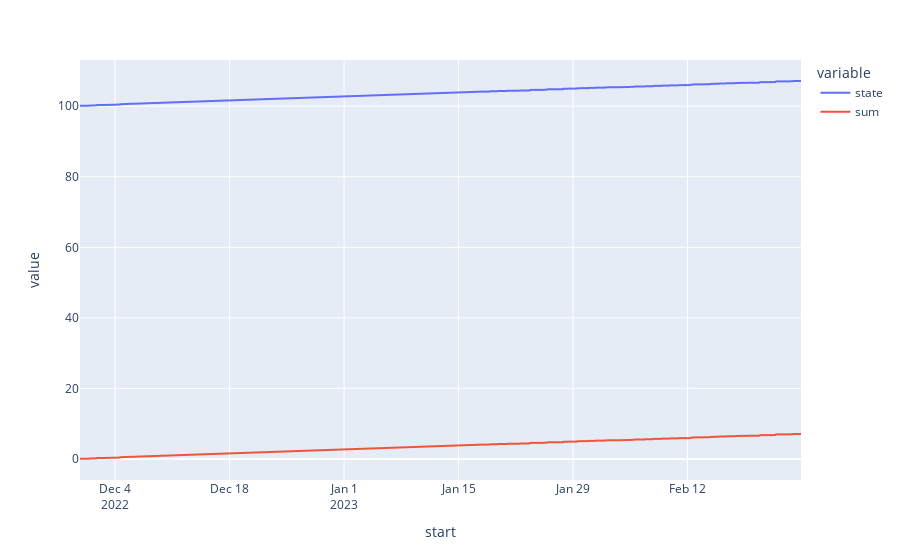
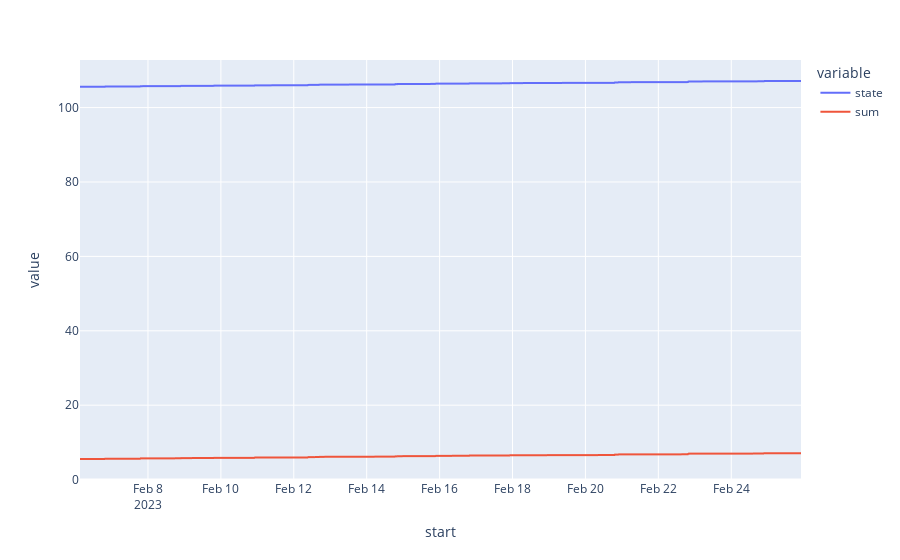

These figures' notebook cell, in order:
### Markdown cell above
# Check if fixed

### Code cell
sensor_id=81
# sensor_id=82

df=pandas.read_sql_query(f"select * FROM statistics where metadata_id={sensor_id};", con)
display(df.tail())
df=df.set_index('start')
fig=df[['state','sum']].plot()
fig.show()

df=pandas.read_sql_query(f"select * FROM statistics_short_term where metadata_id={sensor_id};", con)
display(df.tail())
df=df.set_index('start')
fig=df[['state','sum']].plot()
fig.show()

### Figure 1 — Plotly figure (JSON) as saved in the notebook; plotly's stock layout.template omitted (floating-point values rounded to 4 significant figures; data arrays with more than 128 entries replaced by an {"elided": "..."} marker saying what was removed)
{"data": [{"hovertemplate": "variable=state<br>start=%{x}<br>value=%{y}<extra></extra>", "legendgroup": "state", "line": {"color": "#636efa", "dash": "solid"}, "marker": {"symbol": "circle"}, "mode": "lines", "name": "state", "showlegend": true, "type": "scattergl", "x": {"elided": "926 str values"}, "xaxis": "x", "y": {"elided": "926 float values"}, "yaxis": "y"}, {"hovertemplate": "variable=sum<br>start=%{x}<br>value=%{y}<extra></extra>", "legendgroup": "sum", "line": {"color": "#EF553B", "dash": "solid"}, "marker": {"symbol": "circle"}, "mode": "lines", "name": "sum", "showlegend": true, "type": "scattergl", "x": {"elided": "926 str values"}, "xaxis": "x", "y": {"elided": "926 float values"}, "yaxis": "y"}], "layout": {"legend": {"title": {"text": "variable"}, "tracegroupgap": 0}, "margin": {"t": 60}, "xaxis": {"anchor": "y", "domain": [0, 1], "title": {"text": "start"}}, "yaxis": {"anchor": "x", "domain": [0, 1], "title": {"text": "value"}}}}

### Figure 2 — Plotly figure (JSON) as saved in the notebook; plotly's stock layout.template omitted (floating-point values rounded to 4 significant figures; data arrays with more than 128 entries replaced by an {"elided": "..."} marker saying what was removed)
{"data": [{"hovertemplate": "variable=state<br>start=%{x}<br>value=%{y}<extra></extra>", "legendgroup": "state", "line": {"color": "#636efa", "dash": "solid"}, "marker": {"symbol": "circle"}, "mode": "lines", "name": "state", "showlegend": true, "type": "scattergl", "x": {"elided": "5441 str values"}, "xaxis": "x", "y": {"elided": "5441 float values"}, "yaxis": "y"}, {"hovertemplate": "variable=sum<br>start=%{x}<br>value=%{y}<extra></extra>", "legendgroup": "sum", "line": {"color": "#EF553B", "dash": "solid"}, "marker": {"symbol": "circle"}, "mode": "lines", "name": "sum", "showlegend": true, "type": "scattergl", "x": {"elided": "5441 str values"}, "xaxis": "x", "y": {"elided": "5441 float values"}, "yaxis": "y"}], "layout": {"legend": {"title": {"text": "variable"}, "tracegroupgap": 0}, "margin": {"t": 60}, "xaxis": {"anchor": "y", "domain": [0, 1], "title": {"text": "start"}}, "yaxis": {"anchor": "x", "domain": [0, 1], "title": {"text": "value"}}}}
